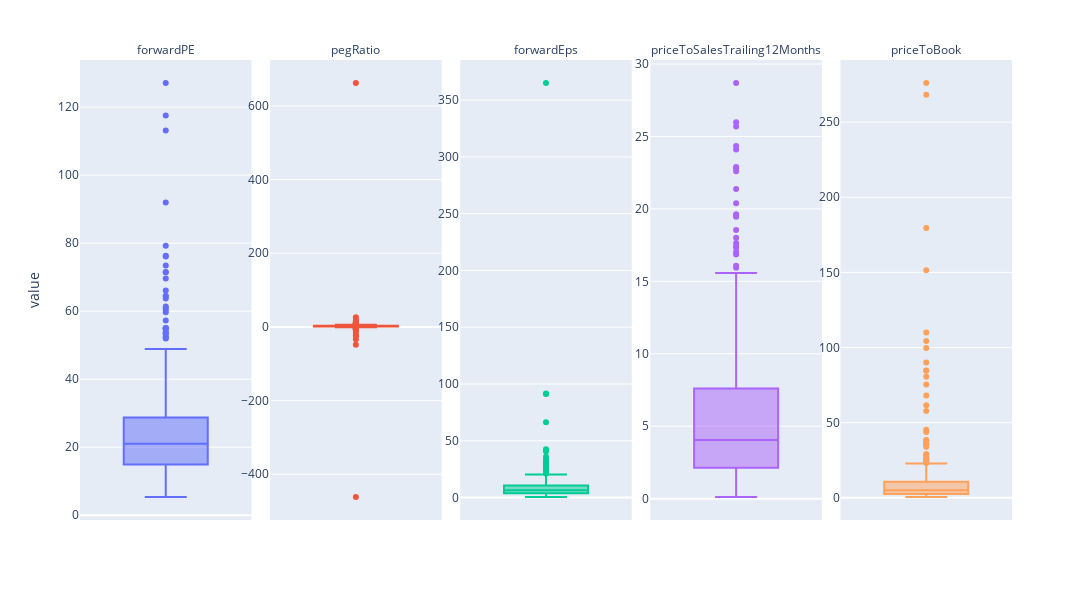

Here is the notebook cell this chart was saved with:
### Markdown cell above
## Box plots of the chosen fundamentals

### Code cell
fig = px.box(funs.melt(id_vars=["Ticker"]),
 y="value",
  facet_col="variable",
   color="variable",
   boxmode="overlay",
   hover_name="Ticker")

fig.update_layout(width=1280,
                    height=600,
                    showlegend=False)
fig.update_yaxes(matches=None,showticklabels=True)
fig.for_each_annotation(lambda a: a.update(text=a.text.split("=")[-1]))
fig.show()

### Figure 1 — Plotly figure (JSON) as saved in the notebook; plotly's stock layout.template omitted (floating-point values rounded to 4 significant figures; data arrays with more than 128 entries replaced by an {"elided": "..."} marker saying what was removed)
{"data": [{"alignmentgroup": "True", "hoverlabel": {"namelength": 0}, "hovertemplate": "<b>%{hovertext}</b><br><br>variable=forwardPE<br>value=%{y}", "hovertext": {"elided": "360 str values"}, "legendgroup": "forwardPE", "marker": {"color": "#636efa"}, "name": "forwardPE", "notched": false, "offsetgroup": "forwardPE", "orientation": "v", "showlegend": true, "type": "box", "x0": " ", "xaxis": "x", "y": {"elided": "360 float values"}, "y0": " ", "yaxis": "y"}, {"alignmentgroup": "True", "hoverlabel": {"namelength": 0}, "hovertemplate": "<b>%{hovertext}</b><br><br>variable=pegRatio<br>value=%{y}", "hovertext": {"elided": "360 str values"}, "legendgroup": "pegRatio", "marker": {"color": "#EF553B"}, "name": "pegRatio", "notched": false, "offsetgroup": "pegRatio", "orientation": "v", "showlegend": true, "type": "box", "x0": " ", "xaxis": "x2", "y": {"elided": "360 float values"}, "y0": " ", "yaxis": "y2"}, {"alignmentgroup": "True", "hoverlabel": {"namelength": 0}, "hovertemplate": "<b>%{hovertext}</b><br><br>variable=forwardEps<br>value=%{y}", "hovertext": {"elided": "360 str values"}, "legendgroup": "forwardEps", "marker": {"color": "#00cc96"}, "name": "forwardEps", "notched": false, "offsetgroup": "forwardEps", "orientation": "v", "showlegend": true, "type": "box", "x0": " ", "xaxis": "x3", "y": {"elided": "360 float values"}, "y0": " ", "yaxis": "y3"}, {"alignmentgroup": "True", "hoverlabel": {"namelength": 0}, "hovertemplate": "<b>%{hovertext}</b><br><br>variable=priceToSalesTrailing12Months<br>value=%{y}", "hovertext": {"elided": "360 str values"}, "legendgroup": "priceToSalesTrailing12Months", "marker": {"color": "#ab63fa"}, "name": "priceToSalesTrailing12Months", "notched": false, "offsetgroup": "priceToSalesTrailing12Months", "orientation": "v", "showlegend": true, "type": "box", "x0": " ", "xaxis": "x4", "y": {"elided": "360 float values"}, "y0": " ", "yaxis": "y4"}, {"alignmentgroup": "True", "hoverlabel": {"namelength": 0}, "hovertemplate": "<b>%{hovertext}</b><br><br>variable=priceToBook<br>value=%{y}", "hovertext": {"elided": "360 str values"}, "legendgroup": "priceToBook", "marker": {"color": "#FFA15A"}, "name": "priceToBook", "notched": false, "offsetgroup": "priceToBook", "orientation": "v", "showlegend": true, "type": "box", "x0": " ", "xaxis": "x5", "y": {"elided": "360 float values"}, "y0": " ", "yaxis": "y5"}], "layout": {"annotations": [{"font": {}, "showarrow": false, "text": "forwardPE", "x": 0.092, "xanchor": "center", "xref": "paper", "y": 1, "yanchor": "bottom", "yref": "paper"}, {"font": {}, "showarrow": false, "text": "pegRatio", "x": 0.296, "xanchor": "center", "xref": "paper", "y": 1, "yanchor": "bottom", "yref": "paper"}, {"font": {}, "showarrow": false, "text": "forwardEps", "x": 0.5, "xanchor": "center", "xref": "paper", "y": 1, "yanchor": "bottom", "yref": "paper"}, {"font": {}, "showarrow": false, "text": "priceToSalesTrailing12Months", "x": 0.704, "xanchor": "center", "xref": "paper", "y": 1, "yanchor": "bottom", "yref": "paper"}, {"font": {}, "showarrow": false, "text": "priceToBook", "x": 0.908, "xanchor": "center", "xref": "paper", "y": 1, "yanchor": "bottom", "yref": "paper"}], "boxmode": "overlay", "height": 600, "legend": {"title": {"text": "variable"}, "tracegroupgap": 0}, "margin": {"t": 60}, "showlegend": false, "width": 1280, "xaxis": {"anchor": "y", "domain": [0, 0.184]}, "xaxis2": {"anchor": "y2", "domain": [0.204, 0.388], "matches": "x"}, "xaxis3": {"anchor": "y3", "domain": [0.408, 0.592], "matches": "x"}, "xaxis4": {"anchor": "y4", "domain": [0.612, 0.796], "matches": "x"}, "xaxis5": {"anchor": "y5", "domain": [0.816, 1], "matches": "x"}, "yaxis": {"anchor": "x", "domain": [0, 1], "showticklabels": true, "title": {"text": "value"}}, "yaxis2": {"anchor": "x2", "domain": [0, 1], "showticklabels": true}, "yaxis3": {"anchor": "x3", "domain": [0, 1], "showticklabels": true}, "yaxis4": {"anchor": "x4", "domain": [0, 1], "showticklabels": true}, "yaxis5": {"anchor": "x5", "domain": [0, 1], "showticklabels": true}}}
